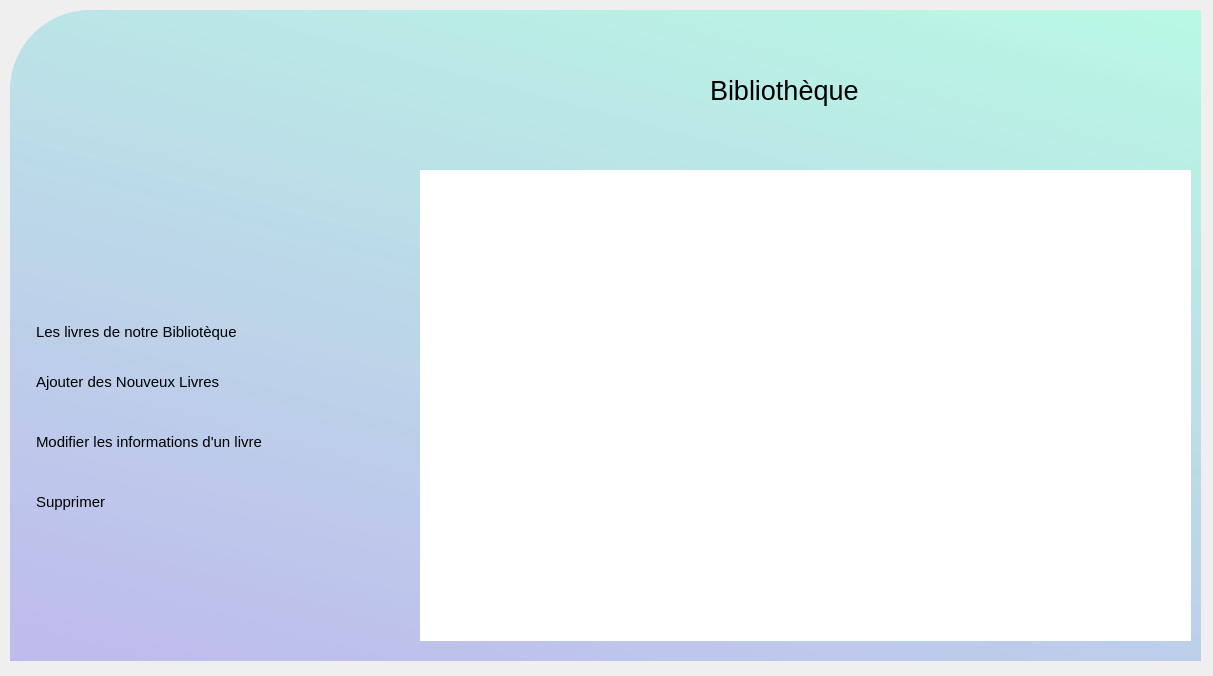
<?xml version="1.0" encoding="UTF-8"?>
<ui version="4.0">
 <class>admin</class>
 <widget class="QDialog" name="admin">
  <property name="geometry">
   <rect>
    <x>0</x>
    <y>0</y>
    <width>1213</width>
    <height>676</height>
   </rect>
  </property>
  <property name="windowTitle">
   <string>Dialog</string>
  </property>
  <widget class="QWidget" name="widget" native="true">
   <property name="geometry">
    <rect>
     <x>10</x>
     <y>10</y>
     <width>1191</width>
     <height>651</height>
    </rect>
   </property>
   <property name="styleSheet">
    <string notr="true">border-top-left-radius: 80px;
</string>
   </property>
   <widget class="QPushButton" name="deleteEmpButton">
    <property name="geometry">
     <rect>
      <x>0</x>
      <y>470</y>
      <width>321</width>
      <height>44</height>
     </rect>
    </property>
    <property name="font">
     <font>
      <pointsize>11</pointsize>
     </font>
    </property>
    <property name="styleSheet">
     <string notr="true">#deleteEmpButton
{
	text-align:left;
	padding-left:26px;
	border:none;	
	color:black;	

}
#deleteEmpButton:hover
{
	text-align:left;
	padding-left:26px;
	border:none;	
	color:white;	
	background:#333;
}</string>
    </property>
    <property name="text">
     <string>Supprimer </string>
    </property>
    <property name="icon">
     <iconset>
      <normaloff>:/Images/icons8_Remove_User_Male_50px.png</normaloff>:/Images/icons8_Remove_User_Male_50px.png</iconset>
    </property>
    <property name="iconSize">
     <size>
      <width>32</width>
      <height>32</height>
     </size>
    </property>
   </widget>
   <widget class="QPushButton" name="updateEmpButton">
    <property name="geometry">
     <rect>
      <x>0</x>
      <y>410</y>
      <width>321</width>
      <height>44</height>
     </rect>
    </property>
    <property name="font">
     <font>
      <pointsize>11</pointsize>
     </font>
    </property>
    <property name="styleSheet">
     <string notr="true">#updateEmpButton
{
	text-align:left;
	padding-left:26px;
	border:none;	
	color:black;
}
#updateEmpButton:hover
{
	text-align:left;
	padding-left:26px;
	border:none;	
	color:white;	
	background:#333;
}</string>
    </property>
    <property name="text">
     <string>Modifier les informations d'un livre</string>
    </property>
    <property name="icon">
     <iconset>
      <normaloff>:/Images/icons8_Registration_50px.png</normaloff>:/Images/icons8_Registration_50px.png</iconset>
    </property>
    <property name="iconSize">
     <size>
      <width>32</width>
      <height>32</height>
     </size>
    </property>
   </widget>
   <widget class="QPushButton" name="addEmpButton">
    <property name="geometry">
     <rect>
      <x>0</x>
      <y>350</y>
      <width>321</width>
      <height>44</height>
     </rect>
    </property>
    <property name="font">
     <font>
      <pointsize>11</pointsize>
     </font>
    </property>
    <property name="styleSheet">
     <string notr="true">#addEmpButton
{
	text-align:left;
	padding-left:26px;
	border:none;	
	color:black;
}
#addEmpButton:hover
{
	text-align:left;
	padding-left:26px;
	border:none;	
	color:white;	
	background:#333;
}</string>
    </property>
    <property name="text">
     <string>Ajouter des Nouveux Livres</string>
    </property>
    <property name="icon">
     <iconset>
      <normaloff>:/Images/icons8_Add_User_Male_50px.png</normaloff>:/Images/icons8_Add_User_Male_50px.png</iconset>
    </property>
    <property name="iconSize">
     <size>
      <width>32</width>
      <height>32</height>
     </size>
    </property>
   </widget>
   <widget class="QLabel" name="label">
    <property name="geometry">
     <rect>
      <x>0</x>
      <y>0</y>
      <width>1191</width>
      <height>651</height>
     </rect>
    </property>
    <property name="styleSheet">
     <string notr="true">background-color: qlineargradient(spread:pad, x1:1, y1:0, x2:0, y2:2, stop:0 rgba(158, 254, 222, 0.671), stop:1 rgba(177, 104, 245, 0.707));</string>
    </property>
    <property name="text">
     <string/>
    </property>
   </widget>
   <widget class="QLabel" name="label_2">
    <property name="geometry">
     <rect>
      <x>0</x>
      <y>160</y>
      <width>291</width>
      <height>591</height>
     </rect>
    </property>
    <property name="text">
     <string/>
    </property>
    <property name="pixmap">
     <pixmap>../../Desktop/cosmetcis_image/da09915c774a24097eeab7d3fa22af48.jpg</pixmap>
    </property>
   </widget>
   <widget class="QLabel" name="label_3">
    <property name="geometry">
     <rect>
      <x>700</x>
      <y>50</y>
      <width>191</width>
      <height>61</height>
     </rect>
    </property>
    <property name="font">
     <font>
      <pointsize>20</pointsize>
     </font>
    </property>
    <property name="text">
     <string>Bibliothèque</string>
    </property>
   </widget>
   <widget class="QPushButton" name="livre">
    <property name="geometry">
     <rect>
      <x>0</x>
      <y>300</y>
      <width>321</width>
      <height>44</height>
     </rect>
    </property>
    <property name="font">
     <font>
      <pointsize>11</pointsize>
     </font>
    </property>
    <property name="styleSheet">
     <string notr="true">#livre
{
	text-align:left;
	padding-left:26px;
	border:none;	
	color:black;
}
#livre:hover
{
	text-align:left;
	padding-left:26px;
	border:none;	
	color:white;	
	background:#333;
}</string>
    </property>
    <property name="text">
     <string>Les livres de notre Bibliotèque</string>
    </property>
   </widget>
   <widget class="QTableView" name="tableView">
    <property name="geometry">
     <rect>
      <x>410</x>
      <y>160</y>
      <width>771</width>
      <height>471</height>
     </rect>
    </property>
   </widget>
   <zorder>label_2</zorder>
   <zorder>label</zorder>
   <zorder>deleteEmpButton</zorder>
   <zorder>updateEmpButton</zorder>
   <zorder>addEmpButton</zorder>
   <zorder>label_3</zorder>
   <zorder>livre</zorder>
   <zorder>tableView</zorder>
  </widget>
 </widget>
 <resources/>
 <connections/>
</ui>
